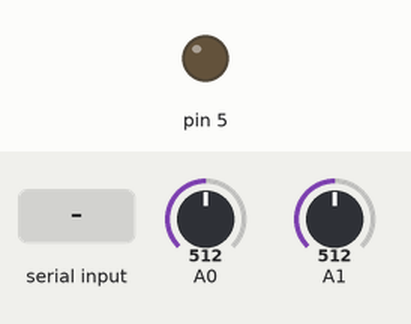
Recording of a sketch running on a simulated Arduino Uno, built with avr-gcc and run on an emulated ATmega328P. Shown: output pins drawn as LEDs (lit = HIGH). The inputs (shaded band) are chosen by the test bench; at power-on: A0 = 512, A1 = 512. What the sketch prints to the serial monitor is not drawn.

Above: at 1.2 s.
1.3 s: byte 0 (0) received over Serial
At 1.9 s:
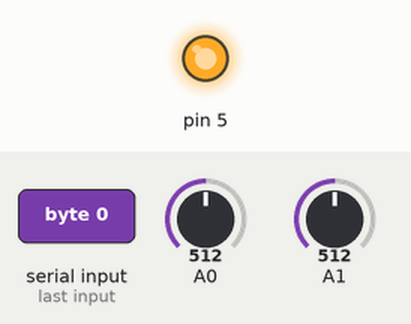
2.8 s: "1" received over Serial
At 3.7 s:
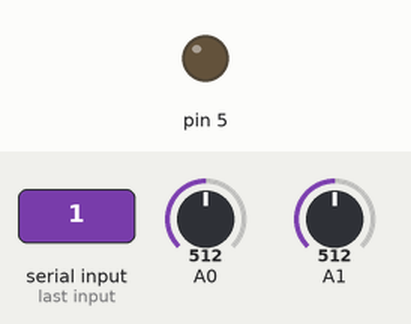
Timing chart, 0 to 5.8 s (numbered marks = the images above; inputs shaded):
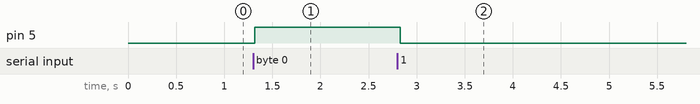

The sketch:

a6ArduinoSketch.ino
```cpp
//runs setup once
void setup() {
  //sets pin 5 to output for LED
  pinMode(5, OUTPUT);
  //Starts the serial monitor
  Serial.begin(9600);
}

//loop runs repeatedly
void loop() {
  //if there is available serial from p5
  if (Serial.available()){
    //if it reads 0, turns light off. Otherwise, turns it off.
    if(Serial.read() == 0){
      //turns light on
      digitalWrite(5, HIGH);
      //enters this branch when Serial.read != 0
    } else{
      //if Serial.read() != 0, turns LED off
      digitalWrite(5, LOW);
    }
  }

  //prints X value (from joystick) from A0 to serial monitor
  Serial.print(analogRead(A0));
  //prints a comma to separate X and Y value (see below)
  Serial.print(",");
  //prints Y value (from joystick) from A1 to the same line after the comma and then makes a new line
  Serial.println(analogRead(A1));
  //add 50ms delay
  delay(50);
}
```

Measured:
- after the input at 1.3 s, pin 5: LOW → HIGH at once
- after the input at 2.8 s, pin 5: HIGH → LOW at once
